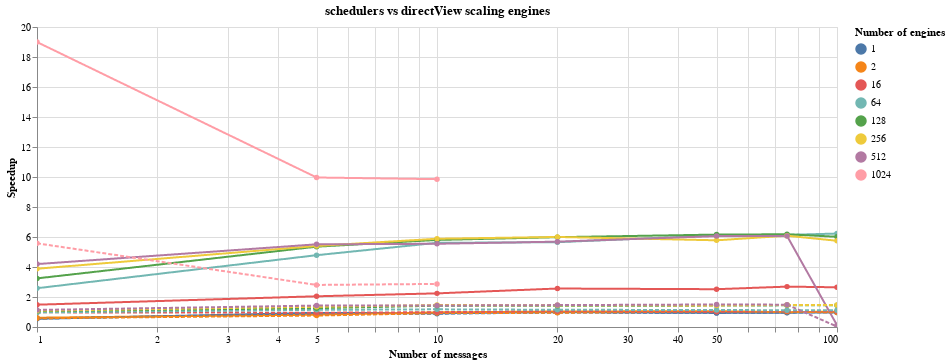

Source (notebook cell):
### Code cell
data['combined']=  data['Scheduler name'] + ' ' + data['Number of engines'].astype(str)
alt.Chart(data[data['Scheduler name'] != 'DirectView']).mark_line(point=True).encode(
    alt.X(
        'Number of messages',
            scale=alt.Scale(type='log')
    ),
    alt.Y(
        'Speedup',
    ),
    color='Number of engines:N',
    strokeDash=alt.StrokeDash(shorthand='Scheduler name', legend=None),
    tooltip='combined',

).properties(title='schedulers vs directView scaling engines', width=800).interactive().display(renderer='svg')

### Figure 1 — Vega-Lite specification as saved in the notebook (floating-point values rounded to 4 significant figures)
{"config": {"view": {"continuousWidth": 400, "continuousHeight": 300}}, "data": {"name": "data-eb5df4c2e73d28cbcced5061bf2c5e01"}, "mark": {"type": "line", "point": true}, "encoding": {"color": {"type": "nominal", "field": "Number of engines"}, "strokeDash": {"type": "nominal", "field": "Scheduler name", "legend": null}, "tooltip": {"type": "nominal", "field": "combined"}, "x": {"type": "quantitative", "field": "Number of messages", "scale": {"type": "log"}}, "y": {"type": "quantitative", "field": "Speedup"}}, "selection": {"selector004": {"type": "interval", "bind": "scales", "encodings": ["x", "y"]}}, "title": "schedulers vs directView scaling engines", "width": 800, "$schema": "https://vega.github.io/schema/vega-lite/v4.8.1.json", "datasets": {"data-eb5df4c2e73d28cbcced5061bf2c5e01": [{"Duration in ms": 8.74, "Number of messages": 1, "Number of engines": 1, "Scheduler name": "Coalescing", "Speedup": 0.5435, "Messages per engine per second": 114.4, "combined": "Coalescing 1"}, {"Duration in ms": 18.78, "Number of messages": 5, "Number of engines": 1, "Scheduler name": "Coalescing", "Speedup": 0.9425, "Messages per engine per second": 266.2, "combined": "Coalescing 1"}, {"Duration in ms": 32.39, "Number of messages": 10, "Number of engines": 1, "Scheduler name": "Coalescing", "Speedup": 0.9136, "Messages per engine per second": 308.7, "combined": "Coalescing 1"}, {"Duration in ms": 59.19, "Number of messages": 20, "Number of engines": 1, "Scheduler name": "Coalescing", "Speedup": 0.9878, "Messages per engine per second": 337.9, "combined": "Coalescing 1"}, {"Duration in ms": 141.9, "Number of messages": 50, "Number of engines": 1, "Scheduler name": "Coalescing", "Speedup": 0.9394, "Messages per engine per second": 352.3, "combined": "Coalescing 1"}, {"Duration in ms": 220.6, "Number of messages": 75, "Number of engines": 1, "Scheduler name": "Coalescing", "Speedup": 0.9554, "Messages per engine per second": 339.9, "combined": "Coalescing 1"}, {"Duration in ms": 275.9, "Number of messages": 100, "Number of engines": 1, "Scheduler name": "Coalescing", "Speedup": 0.9725, "Messages per engine per second": 362.5, "combined": "Coalescing 1"}, {"Duration in ms": 8.51, "Number of messages": 1, "Number of engines": 2, "Scheduler name": "Coalescing", "Speedup": 0.6181, "Messages per engine per second": 117.5, "combined": "Coalescing 2"}, {"Duration in ms": 20.01, "Number of messages": 5, "Number of engines": 2, "Scheduler name": "Coalescing", "Speedup": 0.8231, "Messages per engine per second": 249.9, "combined": "Coalescing 2"}, {"Duration in ms": 35.1, "Number of messages": 10, "Number of engines": 2, "Scheduler name": "Coalescing", "Speedup": 0.9729, "Messages per engine per second": 284.9, "combined": "Coalescing 2"}, {"Duration in ms": 63.96, "Number of messages": 20, "Number of engines": 2, "Scheduler name": "Coalescing", "Speedup": 1.033, "Messages per engine per second": 312.7, "combined": "Coalescing 2"}, {"Duration in ms": 152.7, "Number of messages": 50, "Number of engines": 2, "Scheduler name": "Coalescing", "Speedup": 1.054, "Messages per engine per second": 327.4, "combined": "Coalescing 2"}, {"Duration in ms": 230.3, "Number of messages": 75, "Number of engines": 2, "Scheduler name": "Coalescing", "Speedup": 0.9877, "Messages per engine per second": 325.7, "combined": "Coalescing 2"}, {"Duration in ms": 290.1, "Number of messages": 100, "Number of engines": 2, "Scheduler name": "Coalescing", "Speedup": 1.025, "Messages per engine per second": 344.7, "combined": "Coalescing 2"}, {"Duration in ms": 10.99, "Number of messages": 1, "Number of engines": 16, "Scheduler name": "Coalescing", "Speedup": 1.487, "Messages per engine per second": 90.99, "combined": "Coalescing 16"}, {"Duration in ms": 26.92, "Number of messages": 5, "Number of engines": 16, "Scheduler name": "Coalescing", "Speedup": 2.048, "Messages per engine per second": 185.7, "combined": "Coalescing 16"}, {"Duration in ms": 48.39, "Number of messages": 10, "Number of engines": 16, "Scheduler name": "Coalescing", "Speedup": 2.242, "Messages per engine per second": 206.7, "combined": "Coalescing 16"}, {"Duration in ms": 87.06, "Number of messages": 20, "Number of engines": 16, "Scheduler name": "Coalescing", "Speedup": 2.565, "Messages per engine per second": 229.7, "combined": "Coalescing 16"}, {"Duration in ms": 211.9, "Number of messages": 50, "Number of engines": 16, "Scheduler name": "Coalescing", "Speedup": 2.52, "Messages per engine per second": 236.0, "combined": "Coalescing 16"}, {"Duration in ms": 305.7, "Number of messages": 75, "Number of engines": 16, "Scheduler name": "Coalescing", "Speedup": 2.692, "Messages per engine per second": 245.4, "combined": "Coalescing 16"}, {"Duration in ms": 405.8, "Number of messages": 100, "Number of engines": 16, "Scheduler name": "Coalescing", "Speedup": 2.646, "Messages per engine per second": 246.4, "combined": "Coalescing 16"}, {"Duration in ms": 17.28, "Number of messages": 1, "Number of engines": 64, "Scheduler name": "Coalescing", "Speedup": 2.586, "Messages per engine per second": 57.87, "combined": "Coalescing 64"}, {"Duration in ms": 44.95, "Number of messages": 5, "Number of engines": 64, "Scheduler name": "Coalescing", "Speedup": 4.787, "Messages per engine per second": 111.2, "combined": "Coalescing 64"}, {"Duration in ms": 77.42, "Number of messages": 10, "Number of engines": 64, "Scheduler name": "Coalescing", "Speedup": 5.611, "Messages per engine per second": 129.2, "combined": "Coalescing 64"}, {"Duration in ms": 146.9, "Number of messages": 20, "Number of engines": 64, "Scheduler name": "Coalescing", "Speedup": 5.654, "Messages per engine per second": 136.2, "combined": "Coalescing 64"}, {"Duration in ms": 340.0, "Number of messages": 50, "Number of engines": 64, "Scheduler name": "Coalescing", "Speedup": 6.108, "Messages per engine per second": 147.1, "combined": "Coalescing 64"}, {"Duration in ms": 499.2, "Number of messages": 75, "Number of engines": 64, "Scheduler name": "Coalescing", "Speedup": 6.14, "Messages per engine per second": 150.2, "combined": "Coalescing 64"}, {"Duration in ms": 650.3, "Number of messages": 100, "Number of engines": 64, "Scheduler name": "Coalescing", "Speedup": 6.231, "Messages per engine per second": 153.8, "combined": "Coalescing 64"}, {"Duration in ms": 26.94, "Number of messages": 1, "Number of engines": 128, "Scheduler name": "Coalescing", "Speedup": 3.241, "Messages per engine per second": 37.12, "combined": "Coalescing 128"}, {"Duration in ms": 79.17, "Number of messages": 5, "Number of engines": 128, "Scheduler name": "Coalescing", "Speedup": 5.355, "Messages per engine per second": 63.16, "combined": "Coalescing 128"}, {"Duration in ms": 144.2, "Number of messages": 10, "Number of engines": 128, "Scheduler name": "Coalescing", "Speedup": 5.803, "Messages per engine per second": 69.32, "combined": "Coalescing 128"}, {"Duration in ms": 275.1, "Number of messages": 20, "Number of engines": 128, "Scheduler name": "Coalescing", "Speedup": 5.988, "Messages per engine per second": 72.69, "combined": "Coalescing 128"}, {"Duration in ms": 660.0, "Number of messages": 50, "Number of engines": 128, "Scheduler name": "Coalescing", "Speedup": 6.161, "Messages per engine per second": 75.76, "combined": "Coalescing 128"}, {"Duration in ms": 995.5, "Number of messages": 75, "Number of engines": 128, "Scheduler name": "Coalescing", "Speedup": 6.183, "Messages per engine per second": 75.34, "combined": "Coalescing 128"}, {"Duration in ms": 1345.0, "Number of messages": 100, "Number of engines": 128, "Scheduler name": "Coalescing", "Speedup": 6.015, "Messages per engine per second": 74.36, "combined": "Coalescing 128"}, {"Duration in ms": 43.83, "Number of messages": 1, "Number of engines": 256, "Scheduler name": "Coalescing", "Speedup": 3.885, "Messages per engine per second": 22.82, "combined": "Coalescing 256"}, {"Duration in ms": 155.5, "Number of messages": 5, "Number of engines": 256, "Scheduler name": "Coalescing", "Speedup": 5.403, "Messages per engine per second": 32.15, "combined": "Coalescing 256"}, {"Duration in ms": 286.7, "Number of messages": 10, "Number of engines": 256, "Scheduler name": "Coalescing", "Speedup": 5.884, "Messages per engine per second": 34.88, "combined": "Coalescing 256"}, {"Duration in ms": 550.1, "Number of messages": 20, "Number of engines": 256, "Scheduler name": "Coalescing", "Speedup": 6.003, "Messages per engine per second": 36.36, "combined": "Coalescing 256"}, {"Duration in ms": 1395.0, "Number of messages": 50, "Number of engines": 256, "Scheduler name": "Coalescing", "Speedup": 5.78, "Messages per engine per second": 35.83, "combined": "Coalescing 256"}, {"Duration in ms": 2014.0, "Number of messages": 75, "Number of engines": 256, "Scheduler name": "Coalescing", "Speedup": 6.086, "Messages per engine per second": 37.25, "combined": "Coalescing 256"}, {"Duration in ms": 2817.0, "Number of messages": 100, "Number of engines": 256, "Scheduler name": "Coalescing", "Speedup": 5.748, "Messages per engine per second": 35.5, "combined": "Coalescing 256"}, {"Duration in ms": 82.34, "Number of messages": 1, "Number of engines": 512, "Scheduler name": "Coalescing", "Speedup": 4.195, "Messages per engine per second": 12.14, "combined": "Coalescing 512"}, {"Duration in ms": 306.1, "Number of messages": 5, "Number of engines": 512, "Scheduler name": "Coalescing", "Speedup": 5.512, "Messages per engine per second": 16.34, "combined": "Coalescing 512"}, {"Duration in ms": 593.8, "Number of messages": 10, "Number of engines": 512, "Scheduler name": "Coalescing", "Speedup": 5.548, "Messages per engine per second": 16.84, "combined": "Coalescing 512"}, {"Duration in ms": 1147.0, "Number of messages": 20, "Number of engines": 512, "Scheduler name": "Coalescing", "Speedup": 5.69, "Messages per engine per second": 17.43, "combined": "Coalescing 512"}, {"Duration in ms": 2730.0, "Number of messages": 50, "Number of engines": 512, "Scheduler name": "Coalescing", "Speedup": 6.06, "Messages per engine per second": 18.31, "combined": "Coalescing 512"}, {"Duration in ms": 4072.0, "Number of messages": 75, "Number of engines": 512, "Scheduler name": "Coalescing", "Speedup": 6.068, "Messages per engine per second": 18.42, "combined": "Coalescing 512"}, {"Duration in ms": 5517.0, "Number of messages": 100, "Number of engines": 512, "Scheduler name": "Coalescing", "Speedup": 0.1229, "Messages per engine per second": 18.12, "combined": "Coalescing 512"}, {"Duration in ms": 174.3, "Number of messages": 1, "Number of engines": 1024, "Scheduler name": "Coalescing", "Speedup": 19.0, "Messages per engine per second": 5.74, "combined": "Coalescing 1024"}, {"Duration in ms": 675.0, "Number of messages": 5, "Number of engines": 1024, "Scheduler name": "Coalescing", "Speedup": 9.968, "Messages per engine per second": 7.41, "combined": "Coalescing 1024"}, {"Duration in ms": 1319.0, "Number of messages": 10, "Number of engines": 1024, "Scheduler name": "Coalescing", "Speedup": 9.856, "Messages per engine per second": 7.58, "combined": "Coalescing 1024"}, {"Duration in ms": 2444.0, "Number of messages": 20, "Number of engines": 1024, "Scheduler name": "Coalescing", "Speedup": null, "Messages per engine per second": 8.18, "combined": "Coalescing 1024"}, {"Duration in ms": 5949.0, "Number of messages": 50, "Number of engines": 1024, "Scheduler name": "Coalescing", "Speedup": null, "Messages per engine per second": 8.41, "combined": "Coalescing 1024"}, {"Duration in ms": 8846.0, "Number of messages": 75, "Number of engines": 1024, "Scheduler name": "Coalescing", "Speedup": null, "Messages per engine per second": 8.48, "combined": "Coalescing 1024"}, {"Duration in ms": 11620.0, "Number of messages": 100, "Number of engines": 1024, "Scheduler name": "Coalescing", "Speedup": null, "Messages per engine per second": 8.61, "combined": "Coalescing 1024"}, {"Duration in ms": 8.4, "Number of messages": 1, "Number of engines": 1, "Scheduler name": "NonCoalescing", "Speedup": 0.5655, "Messages per engine per second": 119.0, "combined": "NonCoalescing 1"}, {"Duration in ms": 19.97, "Number of messages": 5, "Number of engines": 1, "Scheduler name": "NonCoalescing", "Speedup": 0.8863, "Messages per engine per second": 250.4, "combined": "NonCoalescing 1"}, {"Duration in ms": 33.4, "Number of messages": 10, "Number of engines": 1, "Scheduler name": "NonCoalescing", "Speedup": 0.8859, "Messages per engine per second": 299.4, "combined": "NonCoalescing 1"}, {"Duration in ms": 60.54, "Number of messages": 20, "Number of engines": 1, "Scheduler name": "NonCoalescing", "Speedup": 0.9658, "Messages per engine per second": 330.4, "combined": "NonCoalescing 1"}, {"Duration in ms": 141.6, "Number of messages": 50, "Number of engines": 1, "Scheduler name": "NonCoalescing", "Speedup": 0.9415, "Messages per engine per second": 353.1, "combined": "NonCoalescing 1"}, {"Duration in ms": 218.2, "Number of messages": 75, "Number of engines": 1, "Scheduler name": "NonCoalescing", "Speedup": 0.9659, "Messages per engine per second": 343.7, "combined": "NonCoalescing 1"}, {"Duration in ms": 271.9, "Number of messages": 100, "Number of engines": 1, "Scheduler name": "NonCoalescing", "Speedup": 0.9867, "Messages per engine per second": 367.8, "combined": "NonCoalescing 1"}, {"Duration in ms": 9.07, "Number of messages": 1, "Number of engines": 2, "Scheduler name": "NonCoalescing", "Speedup": 0.5799, "Messages per engine per second": 110.2, "combined": "NonCoalescing 2"}, {"Duration in ms": 21.56, "Number of messages": 5, "Number of engines": 2, "Scheduler name": "NonCoalescing", "Speedup": 0.7639, "Messages per engine per second": 231.9, "combined": "NonCoalescing 2"}, {"Duration in ms": 36.89, "Number of messages": 10, "Number of engines": 2, "Scheduler name": "NonCoalescing", "Speedup": 0.9257, "Messages per engine per second": 271.1, "combined": "NonCoalescing 2"}, {"Duration in ms": 69.67, "Number of messages": 20, "Number of engines": 2, "Scheduler name": "NonCoalescing", "Speedup": 0.9488, "Messages per engine per second": 287.1, "combined": "NonCoalescing 2"}, {"Duration in ms": 155.9, "Number of messages": 50, "Number of engines": 2, "Scheduler name": "NonCoalescing", "Speedup": 1.032, "Messages per engine per second": 320.7, "combined": "NonCoalescing 2"}, {"Duration in ms": 222.0, "Number of messages": 75, "Number of engines": 2, "Scheduler name": "NonCoalescing", "Speedup": 1.025, "Messages per engine per second": 337.9, "combined": "NonCoalescing 2"}, {"Duration in ms": 305.3, "Number of messages": 100, "Number of engines": 2, "Scheduler name": "NonCoalescing", "Speedup": 0.9739, "Messages per engine per second": 327.5, "combined": "NonCoalescing 2"}, {"Duration in ms": 16.71, "Number of messages": 1, "Number of engines": 16, "Scheduler name": "NonCoalescing", "Speedup": 0.9779, "Messages per engine per second": 59.84, "combined": "NonCoalescing 16"}, {"Duration in ms": 57.87, "Number of messages": 5, "Number of engines": 16, "Scheduler name": "NonCoalescing", "Speedup": 0.9527, "Messages per engine per second": 86.4, "combined": "NonCoalescing 16"}, {"Duration in ms": 110.2, "Number of messages": 10, "Number of engines": 16, "Scheduler name": "NonCoalescing", "Speedup": 0.9851, "Messages per engine per second": 90.79, "combined": "NonCoalescing 16"}, {"Duration in ms": 211.3, "Number of messages": 20, "Number of engines": 16, "Scheduler name": "NonCoalescing", "Speedup": 1.057, "Messages per engine per second": 94.63, "combined": "NonCoalescing 16"}, {"Duration in ms": 523.4, "Number of messages": 50, "Number of engines": 16, "Scheduler name": "NonCoalescing", "Speedup": 1.02, "Messages per engine per second": 95.53, "combined": "NonCoalescing 16"}, {"Duration in ms": 775.3, "Number of messages": 75, "Number of engines": 16, "Scheduler name": "NonCoalescing", "Speedup": 1.061, "Messages per engine per second": 96.73, "combined": "NonCoalescing 16"}, {"Duration in ms": 1017.0, "Number of messages": 100, "Number of engines": 16, "Scheduler name": "NonCoalescing", "Speedup": 1.056, "Messages per engine per second": 98.31, "combined": "NonCoalescing 16"}, {"Duration in ms": 45.98, "Number of messages": 1, "Number of engines": 64, "Scheduler name": "NonCoalescing", "Speedup": 0.9717, "Messages per engine per second": 21.75, "combined": "NonCoalescing 64"}, {"Duration in ms": 187.9, "Number of messages": 5, "Number of engines": 64, "Scheduler name": "NonCoalescing", "Speedup": 1.145, "Messages per engine per second": 26.61, "combined": "NonCoalescing 64"}, {"Duration in ms": 368.9, "Number of messages": 10, "Number of engines": 64, "Scheduler name": "NonCoalescing", "Speedup": 1.178, "Messages per engine per second": 27.11, "combined": "NonCoalescing 64"}, {"Duration in ms": 723.3, "Number of messages": 20, "Number of engines": 64, "Scheduler name": "NonCoalescing", "Speedup": 1.148, "Messages per engine per second": 27.65, "combined": "NonCoalescing 64"}, {"Duration in ms": 1834.0, "Number of messages": 50, "Number of engines": 64, "Scheduler name": "NonCoalescing", "Speedup": 1.132, "Messages per engine per second": 27.26, "combined": "NonCoalescing 64"}, {"Duration in ms": 2742.0, "Number of messages": 75, "Number of engines": 64, "Scheduler name": "NonCoalescing", "Speedup": 1.118, "Messages per engine per second": 27.35, "combined": "NonCoalescing 64"}, {"Duration in ms": 3648.0, "Number of messages": 100, "Number of engines": 64, "Scheduler name": "NonCoalescing", "Speedup": 1.111, "Messages per engine per second": 27.41, "combined": "NonCoalescing 64"}, {"Duration in ms": 82.09, "Number of messages": 1, "Number of engines": 128, "Scheduler name": "NonCoalescing", "Speedup": 1.064, "Messages per engine per second": 12.18, "combined": "NonCoalescing 128"}, {"Duration in ms": 337.5, "Number of messages": 5, "Number of engines": 128, "Scheduler name": "NonCoalescing", "Speedup": 1.256, "Messages per engine per second": 14.81, "combined": "NonCoalescing 128"}, {"Duration in ms": 589.8, "Number of messages": 10, "Number of engines": 128, "Scheduler name": "NonCoalescing", "Speedup": 1.419, "Messages per engine per second": 16.96, "combined": "NonCoalescing 128"}, {"Duration in ms": 1169.0, "Number of messages": 20, "Number of engines": 128, "Scheduler name": "NonCoalescing", "Speedup": 1.409, "Messages per engine per second": 17.11, "combined": "NonCoalescing 128"}, {"Duration in ms": 2850.0, "Number of messages": 50, "Number of engines": 128, "Scheduler name": "NonCoalescing", "Speedup": 1.427, "Messages per engine per second": 17.55, "combined": "NonCoalescing 128"}, {"Duration in ms": 4262.0, "Number of messages": 75, "Number of engines": 128, "Scheduler name": "NonCoalescing", "Speedup": 1.444, "Messages per engine per second": 17.6, "combined": "NonCoalescing 128"}, {"Duration in ms": 5551.0, "Number of messages": 100, "Number of engines": 128, "Scheduler name": "NonCoalescing", "Speedup": 1.457, "Messages per engine per second": 18.02, "combined": "NonCoalescing 128"}, {"Duration in ms": 156.4, "Number of messages": 1, "Number of engines": 256, "Scheduler name": "NonCoalescing", "Speedup": 1.089, "Messages per engine per second": 6.39, "combined": "NonCoalescing 256"}, {"Duration in ms": 622.1, "Number of messages": 5, "Number of engines": 256, "Scheduler name": "NonCoalescing", "Speedup": 1.351, "Messages per engine per second": 8.04, "combined": "NonCoalescing 256"}, {"Duration in ms": 1154.0, "Number of messages": 10, "Number of engines": 256, "Scheduler name": "NonCoalescing", "Speedup": 1.461, "Messages per engine per second": 8.66, "combined": "NonCoalescing 256"}, {"Duration in ms": 2277.0, "Number of messages": 20, "Number of engines": 256, "Scheduler name": "NonCoalescing", "Speedup": 1.45, "Messages per engine per second": 8.78, "combined": "NonCoalescing 256"}, {"Duration in ms": 5610.0, "Number of messages": 50, "Number of engines": 256, "Scheduler name": "NonCoalescing", "Speedup": 1.437, "Messages per engine per second": 8.91, "combined": "NonCoalescing 256"}, {"Duration in ms": 8312.0, "Number of messages": 75, "Number of engines": 256, "Scheduler name": "NonCoalescing", "Speedup": 1.474, "Messages per engine per second": 9.02, "combined": "NonCoalescing 256"}, {"Duration in ms": 11080.0, "Number of messages": 100, "Number of engines": 256, "Scheduler name": "NonCoalescing", "Speedup": 1.462, "Messages per engine per second": 9.03, "combined": "NonCoalescing 256"}, {"Duration in ms": 303.8, "Number of messages": 1, "Number of engines": 512, "Scheduler name": "NonCoalescing", "Speedup": 1.137, "Messages per engine per second": 3.29, "combined": "NonCoalescing 512"}, {"Duration in ms": 1181.0, "Number of messages": 5, "Number of engines": 512, "Scheduler name": "NonCoalescing", "Speedup": 1.428, "Messages per engine per second": 4.23, "combined": "NonCoalescing 512"}, {"Duration in ms": 2298.0, "Number of messages": 10, "Number of engines": 512, "Scheduler name": "NonCoalescing", "Speedup": 1.434, "Messages per engine per second": 4.35, "combined": "NonCoalescing 512"}, {"Duration in ms": 4471.0, "Number of messages": 20, "Number of engines": 512, "Scheduler name": "NonCoalescing", "Speedup": 1.46, "Messages per engine per second": 4.47, "combined": "NonCoalescing 512"}, {"Duration in ms": 11020.0, "Number of messages": 50, "Number of engines": 512, "Scheduler name": "NonCoalescing", "Speedup": 1.501, "Messages per engine per second": 4.54, "combined": "NonCoalescing 512"}, {"Duration in ms": 16600.0, "Number of messages": 75, "Number of engines": 512, "Scheduler name": "NonCoalescing", "Speedup": 1.489, "Messages per engine per second": 4.52, "combined": "NonCoalescing 512"}, {"Duration in ms": 22250.0, "Number of messages": 100, "Number of engines": 512, "Scheduler name": "NonCoalescing", "Speedup": 0.03049, "Messages per engine per second": 4.49, "combined": "NonCoalescing 512"}, {"Duration in ms": 593.2, "Number of messages": 1, "Number of engines": 1024, "Scheduler name": "NonCoalescing", "Speedup": 5.581, "Messages per engine per second": 1.69, "combined": "NonCoalescing 1024"}, {"Duration in ms": 2399.0, "Number of messages": 5, "Number of engines": 1024, "Scheduler name": "NonCoalescing", "Speedup": 2.805, "Messages per engine per second": 2.08, "combined": "NonCoalescing 1024"}, {"Duration in ms": 4530.0, "Number of messages": 10, "Number of engines": 1024, "Scheduler name": "NonCoalescing", "Speedup": 2.871, "Messages per engine per second": 2.21, "combined": "NonCoalescing 1024"}, {"Duration in ms": 8928.0, "Number of messages": 20, "Number of engines": 1024, "Scheduler name": "NonCoalescing", "Speedup": null, "Messages per engine per second": 2.24, "combined": "NonCoalescing 1024"}, {"Duration in ms": 22610.0, "Number of messages": 50, "Number of engines": 1024, "Scheduler name": "NonCoalescing", "Speedup": null, "Messages per engine per second": 2.21, "combined": "NonCoalescing 1024"}]}}
